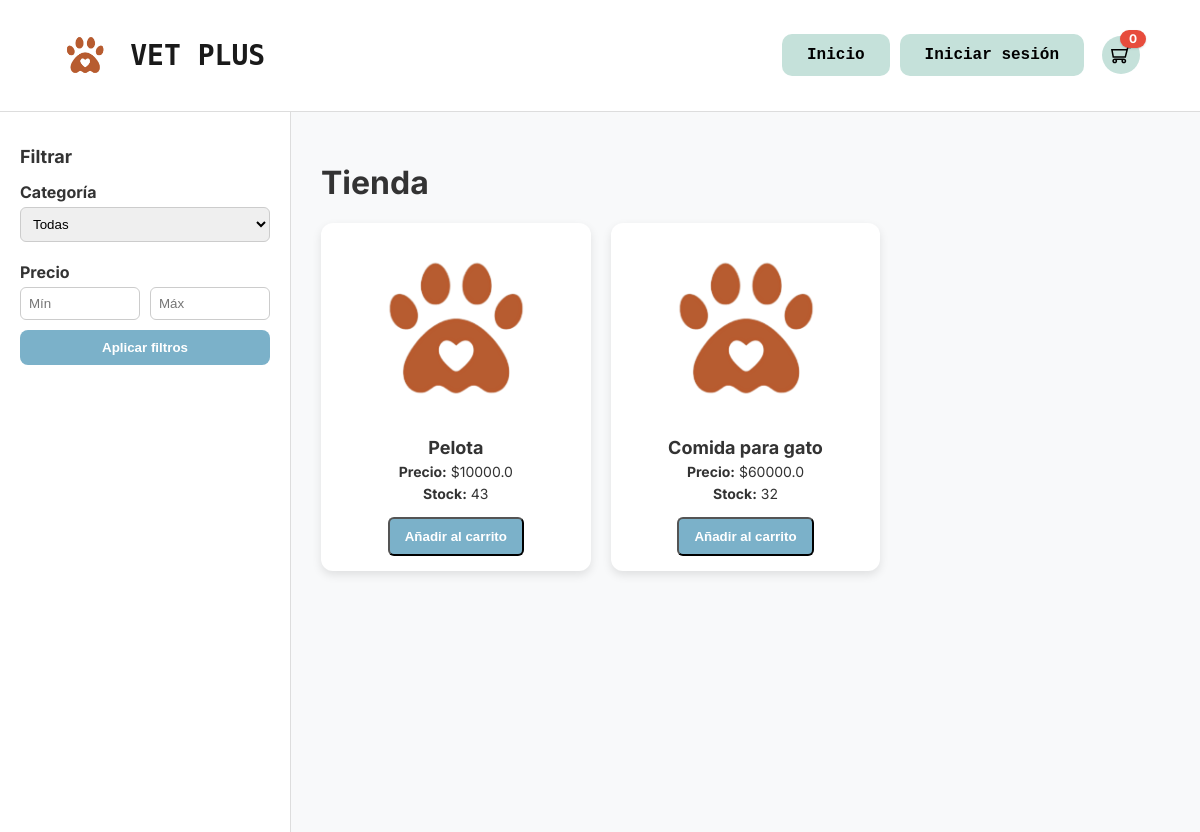
The page /tienda on the database as committed earlier.
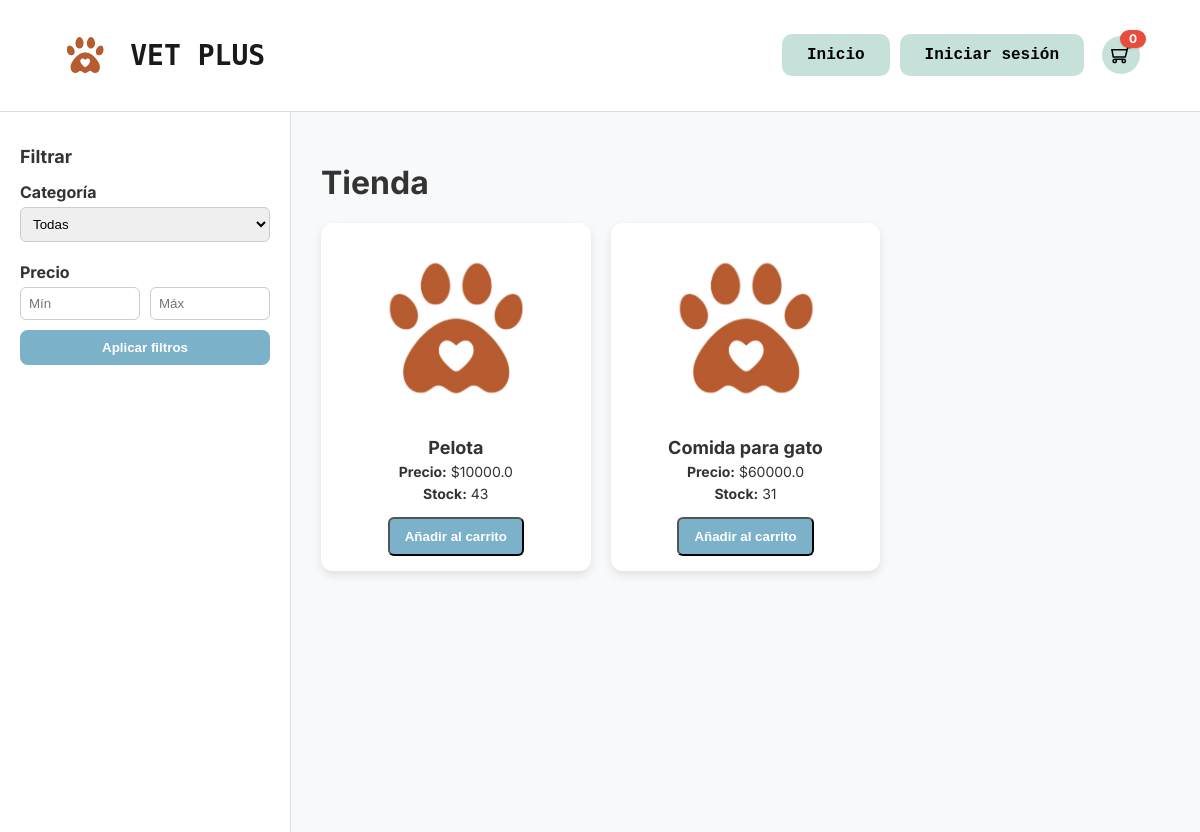
The same page on the database as committed later.
### vetplus/models.py (models this page shows)
class Product(db.Model):
    id = db.Column(db.Integer, primary_key = True)
    name = db.Column(db.String(100), nullable = False)
    description = db.Column(db.Text, nullable = False)
    price = db.Column(db.Float, nullable = False)
    stock = db.Column(db.Integer, nullable = False)
    category_id = db.Column(db.Integer, db.ForeignKey("category.id"), nullable = False)

### vetplus/routes/store.py (the view)
@store_bp.route("/tienda")
def tienda():
    category_id = request.args.get("category", type = int)
    min_price = request.args.get("min_price", type = float)
    max_price = request.args.get("max_price", type = float)
    query = Product.query
    if category_id:
        query = query.filter(Product.category_id == category_id)
    if min_price != None:
        query = query.filter(Product.price >= min_price)
    if max_price != None:
        query = query.filter(Product.price <= max_price)
    products = query.all()
    categories = Category.query.all()
    return render_template("store/store.html", products = products, categories = categories, category_id = category_id, min_price = min_price, max_price = max_price)

### templates/store/store.html (shortened to what this page needs)
<!DOCTYPE html>
<html lang="es">
<head>
</head>
<body>
    <header>
        <div class="logo">
            <img src="{{ url_for('static', filename='img/logo.png') }}" alt="Logo Vetplus" class="icono" height="50">
            <h1>VET PLUS</h1>
        </div>
        <nav>
            <a href="{{ url_for('main.home' )}}"><button class="btn">Inicio</button></a>
            {% if current_user.is_authenticated %}
            <a href="{{ url_for('main.dashboard' )}}"><button class="btn">Menu</button></a>
            {% else %}
            <a href="{{ url_for('auth.login') }}"><button class="btn">Iniciar sesión</button></a>
            {% endif %}
            <a href="{{ url_for('cart.view_cart') }}" class="cart-link" title="Ver carrito">
                <div class="cart-circle">
                </div>
                <span id="cart-count-badge" class="cart-badge">
                    {{ session.get('cart')|length if session.get('cart') else 0 }}
                </span>
            </a>
        </nav>
    </header>
    <div class="content">
        <aside>
            <h2>Filtrar</h2>
            <form method="GET" action="{{ url_for('store.tienda') }}">
                <label for="category">Categoría</label>
                <select name="category" id="category">
                    <option value="">Todas</option>
                </select>
                <label>Precio</label>
                <div class="price-filter">
                    <input type="number" name="min_price" placeholder="Mín"
                        value="{{ request.args.get('min_price', '') }}">
                    <input type="number" name="max_price" placeholder="Máx"
                        value="{{ request.args.get('max_price', '') }}">
                </div>
                <button type="submit">Aplicar filtros</button>
            </form>
        </aside>
        <main>
            <h1>Tienda</h1>
            <div class="products-grid">
                {% for product in products %}
                <div class="product-card">
                    <img src="{{ url_for('static', filename='img/logo.png') }}" alt="Imagen producto">
                    <h3>{{ product.name }}</h3>
                    <p><strong>Precio:</strong> ${{ product.price }}</p>
                    <p><strong>Stock:</strong> {{ product.stock }}</p>
                    <button class="btn-add" onclick="addToCart({{ product.id }})">Añadir al carrito</button>
                </div>
                {% endfor %}
            </div>
        </main>
    </div>
</body>
</html>

### templates/store/store.html (style rules this page uses)
body { margin: 0; font-family: 'Inter', sans-serif; background: #f8f9fa; color: #333; }
header { display: flex; justify-content: space-between; align-items: center; padding: 20px 60px; background: #fff; border-bottom: 1px solid #ddd; }
nav { display: flex; align-items: center; gap: 10px; }
.logo { display: flex; align-items: center; gap: 20px; }
.logo h1 { font-size: 28px; font-weight: bold; color: #1a1a1a; font-family: 'monospace', cursive, sans-serif; }
.btn { background-color: #c5e1da; border: none; padding: 12px 25px; border-radius: 10px; cursor: pointer; font-size: 16px; font-weight: bold; font-family: 'Lucida Console', monospace; transition: transform 0.2s ease, background 0.3s ease; }
.content { display: flex; min-height: calc(100vh - 80px); }
aside { width: 250px; background: #fff; border-right: 1px solid #ddd; padding: 20px; }
aside h2 { font-size: 18px; margin-bottom: 15px; }
aside form label { font-weight: bold; display: block; margin: 10px 0 5px; }
aside form select, aside form input { width: 100%; padding: 8px; margin-bottom: 10px; border-radius: 6px; border: 1px solid #ccc; }
.price-filter { display: flex; gap: 10px; }
.price-filter input { width: 100%; }
aside button { width: 100%; padding: 10px; border: none; background: #7bb1c9; color: #fff; font-weight: bold; border-radius: 8px; cursor: pointer; }
main { flex: 1; padding: 30px; }
.products-grid { display: grid; grid-template-columns: repeat(auto-fill, minmax(250px, 1fr)); gap: 20px; }
.product-card { background: #fff; border-radius: 12px; padding: 15px; box-shadow: 0px 4px 10px rgba(0, 0, 0, 0.1); text-align: center; }
.product-card img { width: 100%; height: 180px; object-fit: contain; margin-bottom: 10px; }
.product-card h3 { font-size: 18px; margin: 5px 0; }
.product-card p { margin: 5px 0; font-size: 14px; }
.btn-add { display: inline-block; margin-top: 10px; padding: 10px 15px; background: #7bb1c9; color: #fff; border-radius: 6px; text-decoration: none; font-weight: bold; transition: background 0.3s; }
.cart-link { position: relative; display: inline-flex; align-items: center; gap: 8px; text-decoration: none; color: inherit; margin-left: 8px; }
.cart-icon { width: 26px; height: 26px; color: #1a1a1a; display: block; }
.cart-badge { position: absolute; top: -6px; right: -6px; background: #e74c3c; color: #fff; font-weight: 700; font-size: 12px; line-height: 18px; min-width: 18px; height: 18px; padding: 0 4px; border-radius: 999px; display: inline-flex; align-items: center; justify-content: center; box-shadow: 0 1px 2px rgba(0, 0, 0, 0.15); }
.cart-circle { background: #c5e1da; border-radius: 50%; width: 38px; height: 38px; display: flex; align-items: center; justify-content: center; transition: transform 0.2s ease, background 0.3s ease; }
.cart-icon { width: 20px; height: 20px; display: block; }

Rows that differ between the two databases and show on the page:
changed Product "Comida para gato": stock "32" → "31"
